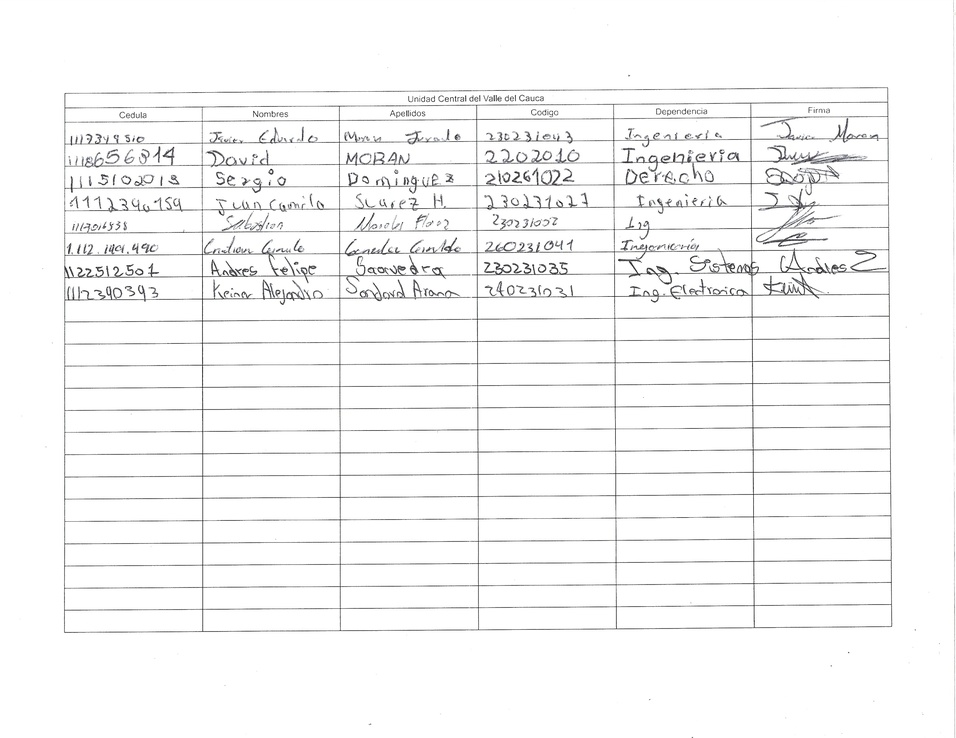
#> input picture MicroservicioPlanilla/testImages/2026-04-14_082294-1.jpg, 956 x 738 px, shrunk from 3296 x 2544 before the run
$ python -i column_detection.py   (imports and definitions only)
#> lines starting #> are read from the running program, lines starting #| are printed output that depends on the picture; after the words box and inside, x2 and y2 are one past the last pixel; in counts of white or black regions, pixels touching at a corner belong together
#> further down, picture is the input picture: shape (738, 956, 3); mean B, G, R 246.8, 246.7, 246.7
import re

import cv2
import numpy as np
import pytesseract


# [45 lines left out: function find_firma_position, not called in this run]


def detect_table_cells(img_bgr: np.ndarray) -> list[dict]:
    gray = cv2.cvtColor(img_bgr, cv2.COLOR_BGR2GRAY)
    img_h, img_w = gray.shape[:2]

    binary = cv2.adaptiveThreshold(
        gray, 255, cv2.ADAPTIVE_THRESH_MEAN_C, cv2.THRESH_BINARY_INV, 15, 10
    )
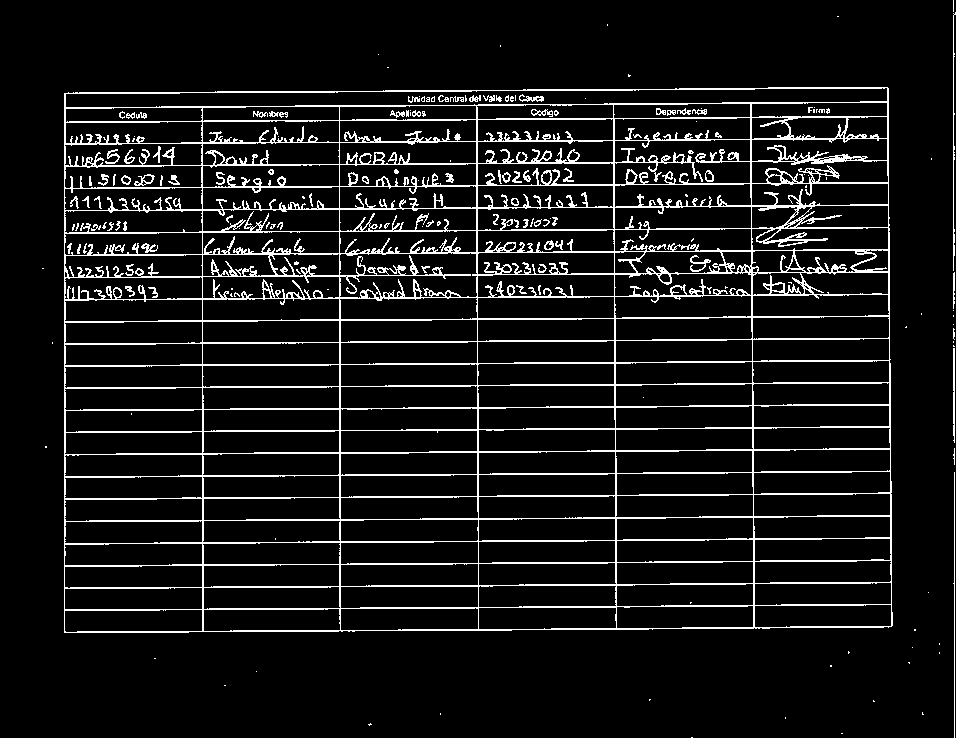
#> binary: shape (738, 956); 8.6% white in thin lines or dots

    h_len = max(int(img_w * 0.05), 30)
    h_kernel = cv2.getStructuringElement(cv2.MORPH_RECT, (h_len, 1))
    h_lines = cv2.morphologyEx(binary, cv2.MORPH_OPEN, h_kernel)
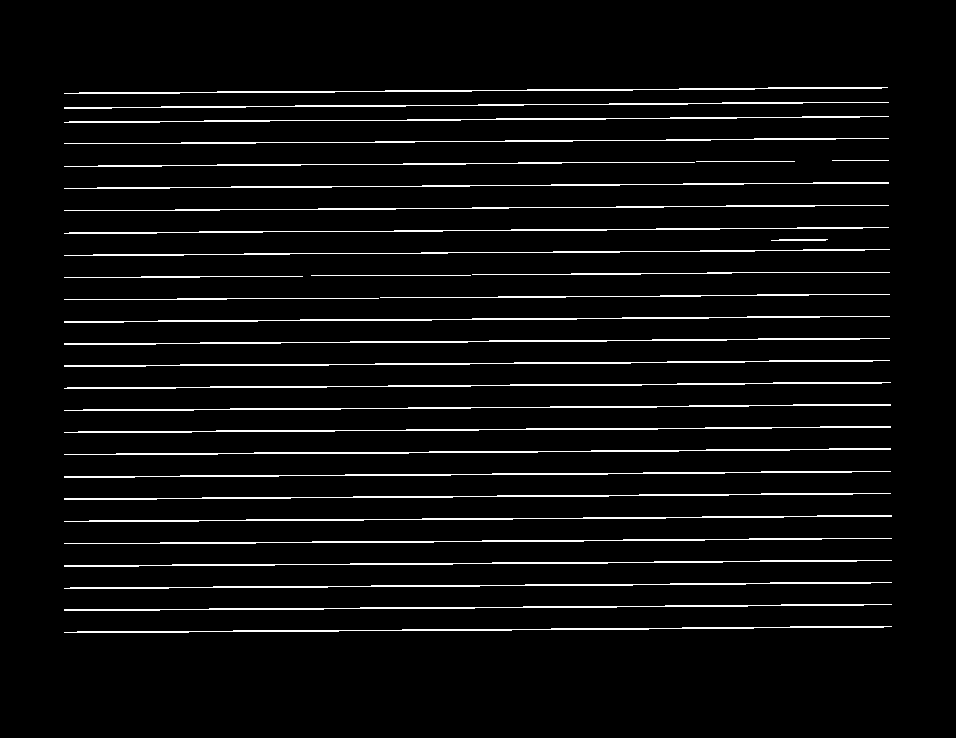
#> h_lines: shape (738, 956); 4.8% white in thin lines or dots, all inside (x1, y1, x2, y2) = (64, 87, 892, 633)

    v_len = max(int(img_h * 0.03), 20)
    v_kernel = cv2.getStructuringElement(cv2.MORPH_RECT, (1, v_len))
    v_lines = cv2.morphologyEx(binary, cv2.MORPH_OPEN, v_kernel)
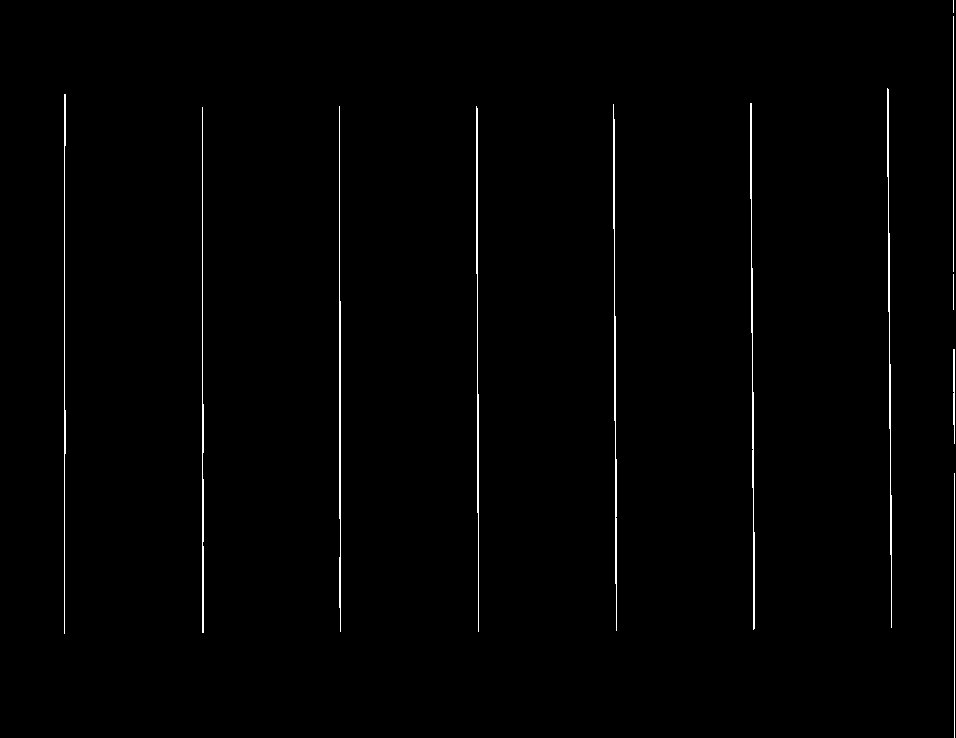
#> v_lines: shape (738, 956); 0.89% white in thin lines or dots

    grid = cv2.add(h_lines, v_lines)
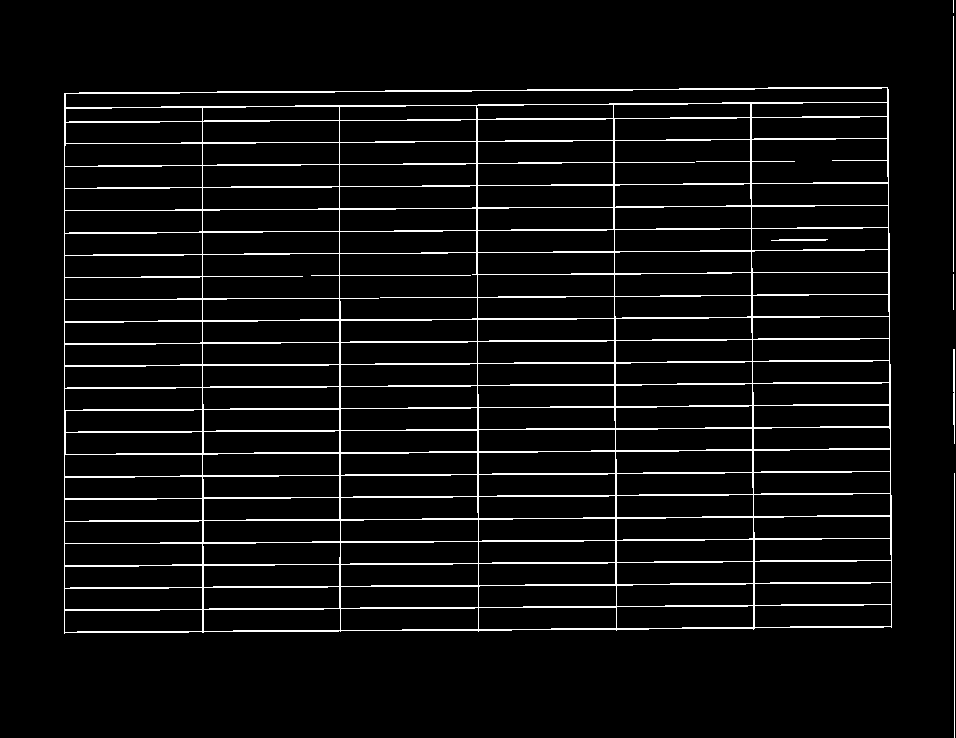
#> grid: shape (738, 956); 5.7% white in thin lines or dots
    close_k = cv2.getStructuringElement(cv2.MORPH_RECT, (3, 3))
    grid = cv2.dilate(grid, close_k, iterations=2)
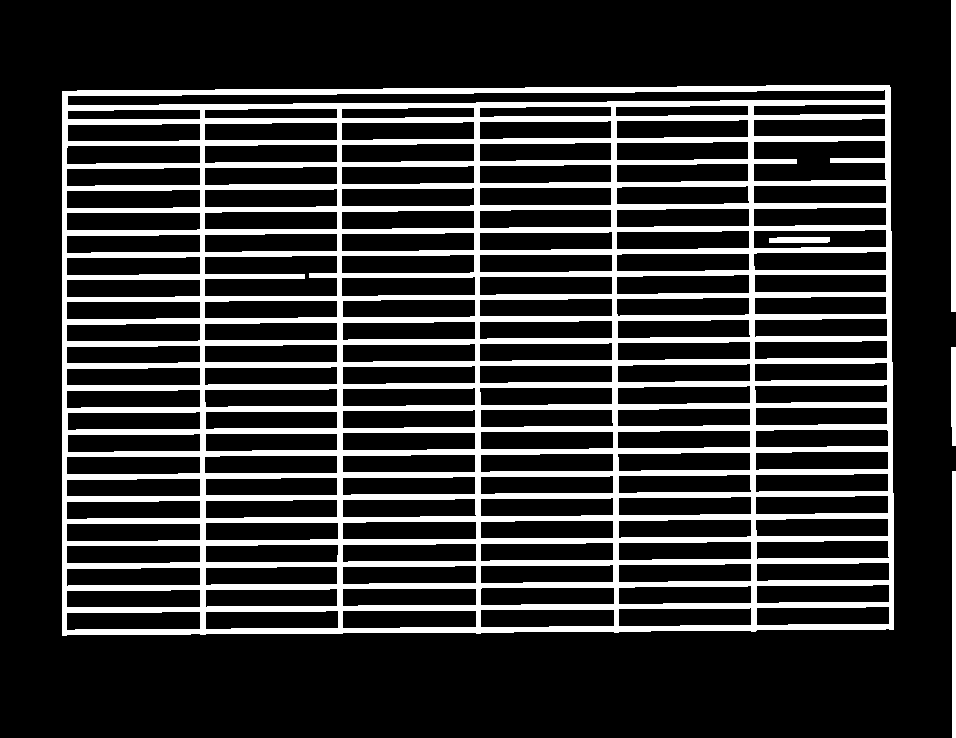
#> grid: shape (738, 956); 19.8% white; 5 white regions

    contours, _ = cv2.findContours(grid, cv2.RETR_TREE, cv2.CHAIN_APPROX_SIMPLE)
#> contours = 148 contours; largest, box (x1, y1, x2, y2) and area: (62, 85, 894, 636) 451131, (67, 89, 886, 106) 8050, (753, 140, 887, 182) 4858, (204, 255, 338, 297) 4850, (341, 276, 476, 297) 2449
    min_area = img_h * img_w * 0.0005
    max_area = img_h * img_w * 0.90

    cells = []
    for cnt in contours:
        area = cv2.contourArea(cnt)
        if area < min_area or area > max_area:
            continue
        x, y, w, h = cv2.boundingRect(cnt)
        if w < 20 or h < 15:
            continue
        cells.append({"x": x, "y": y, "w": w, "h": h})
#> this loop made 148 passes
#> (area, x, y, w, h) on passes 2 to 9: (373.5, 951, 347, 5, 99), (451131, 62, 85, 832, 551), (2323, 66, 611, 135, 20), (2333.5, 342, 610, 135, 19), (2297, 205, 610, 134, 20), (2344.5, 480, 609, 135, 19), (2322, 618, 607, 134, 20), (2314, 756, 606, 134, 20)
#> after the loop, cells = 138 items

    print(f"  Detectadas {len(cells)} celdas rectangulares")
#|   Detectadas 138 celdas rectangulares
    return cells


# [48 lines left out: functions find_colliding_cell, find_cell_bounds, not called in this run]

>>> import cv2
>>> picture = cv2.imread('../testImages/2026-04-14_082294-1.jpg')
>>> result = detect_table_cells(picture)
#> result = 138 items

$ run again, on MicroservicioPlanilla/testImages/2026-04-14_082294-2.jpg
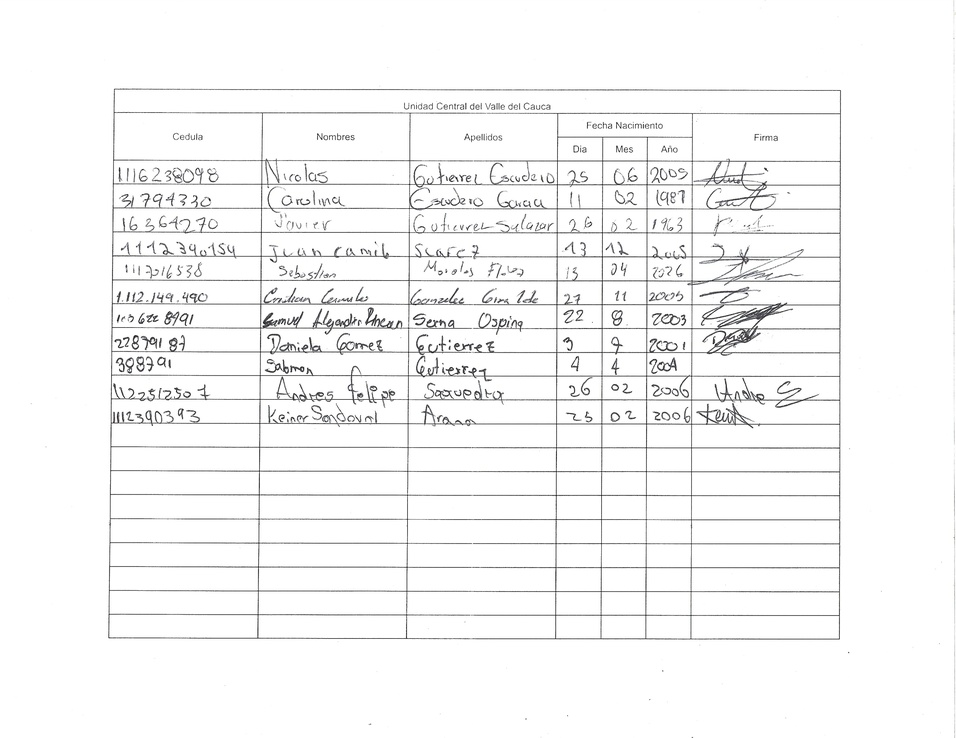
#> input picture MicroservicioPlanilla/testImages/2026-04-14_082294-2.jpg, 956 x 738 px, shrunk from 3296 x 2544 before the run
#> picture is the input picture: shape (738, 956, 3); mean B, G, R 246.2, 246.2, 246.2
#> in detect_table_cells, `binary = cv2.adaptiveThreshold( gray, 255, cv2.ADAPTIVE_THRESH_MEAN_C,..`:
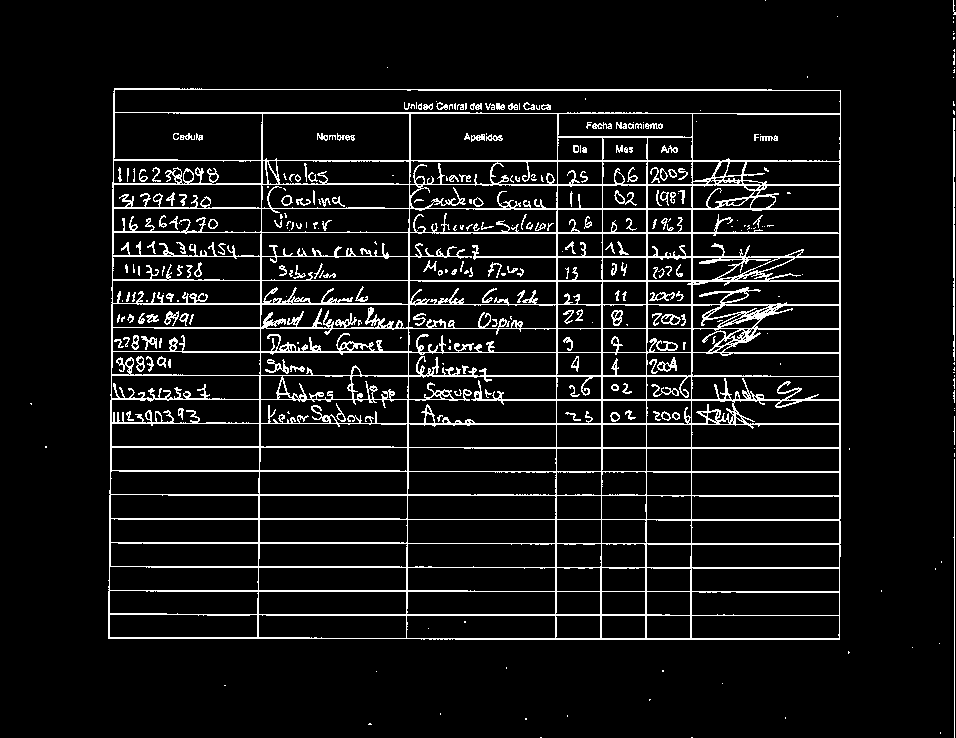
#> binary: shape (738, 956); 8% white in thin lines or dots
#> h_lines: shape (738, 956); 3.8% white in thin lines or dots, all inside (x1, y1, x2, y2) = (108, 88, 841, 640)
#> v_lines: shape (738, 956); 1.1% white in thin lines or dots, all inside (x1, y1, x2, y2) = (108, 0, 955, 738)
#> in detect_table_cells, `grid = cv2.dilate(grid, close_k, iterations=2)`:
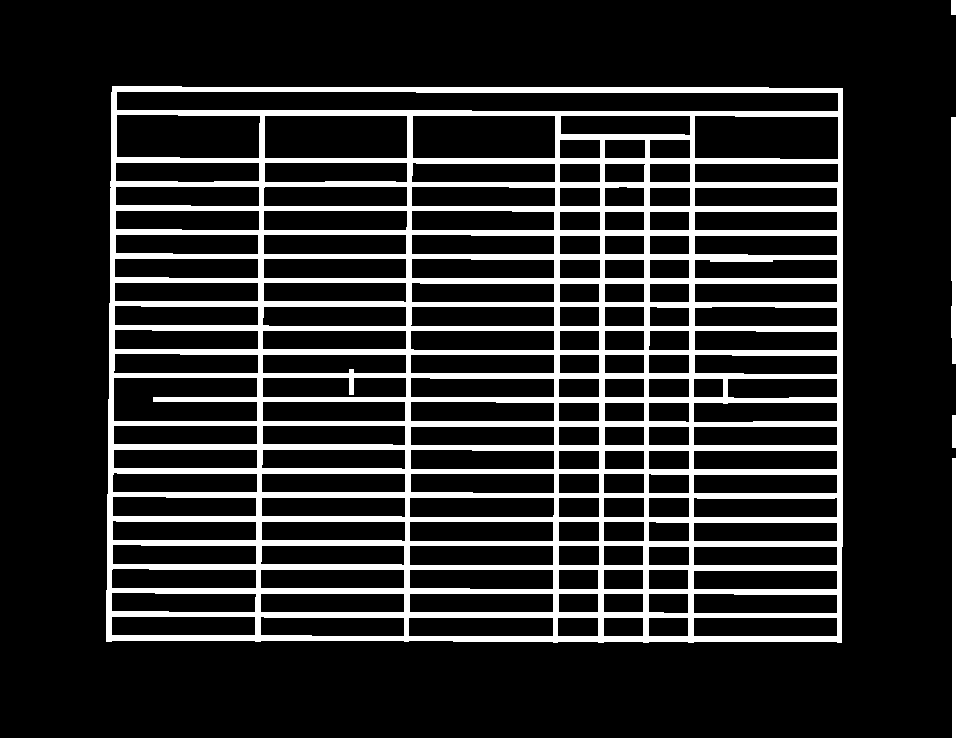
#> grid: shape (738, 956); 16.4% white; 5 white regions
#> contours = 154 contours; largest, box (x1, y1, x2, y2) and area: (106, 86, 843, 643) 405808, (116, 91, 839, 112) 13660, (116, 114, 261, 159) 6152, (412, 115, 556, 159) 6147, (264, 115, 408, 159) 6147
#> the loop in detect_table_cells, `for cnt in contours:` made 154 passes
#> (area, x, y, w, h) on passes 3 to 5: (933.5, 951, 117, 5, 247), (405808, 106, 86, 737, 557), (2734, 693, 617, 145, 20)
#> after the loop in detect_table_cells, `for cnt in contours:`: cells = 150 items
#|   Detectadas 150 celdas rectangulares

$ run again, on MicroservicioPlanilla/testImages/2026-04-14_082294-3.jpg
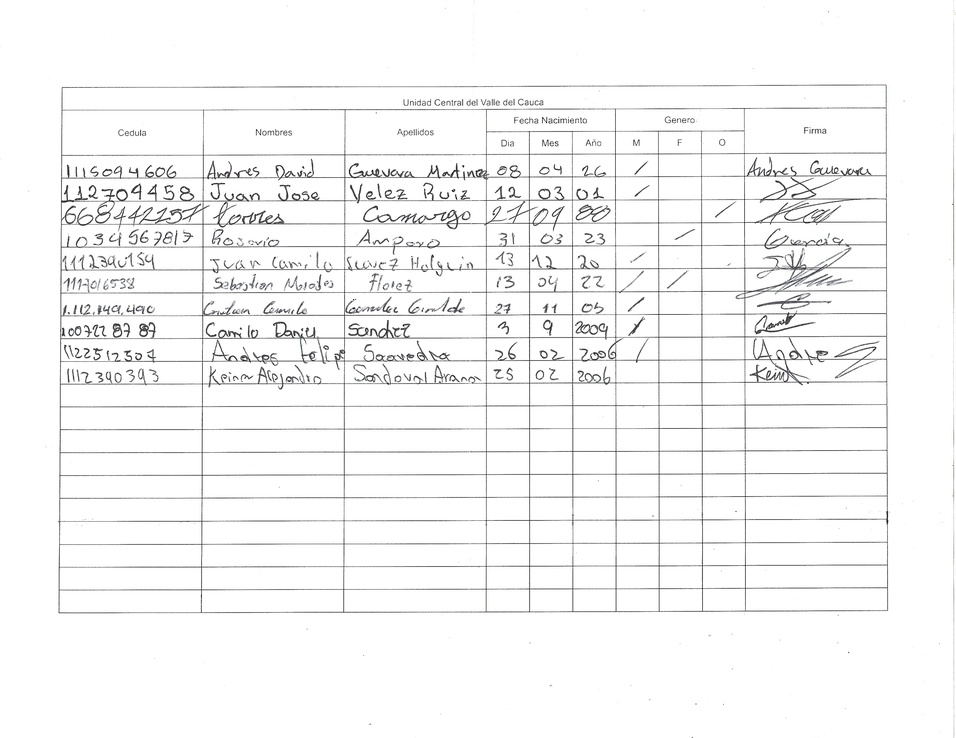
#> input picture MicroservicioPlanilla/testImages/2026-04-14_082294-3.jpg, 956 x 738 px, shrunk from 3296 x 2544 before the run
#> picture is the input picture: shape (738, 956, 3); mean B, G, R 245.9, 245.9, 245.9
#> in detect_table_cells, `binary = cv2.adaptiveThreshold( gray, 255, cv2.ADAPTIVE_THRESH_MEAN_C,..`:
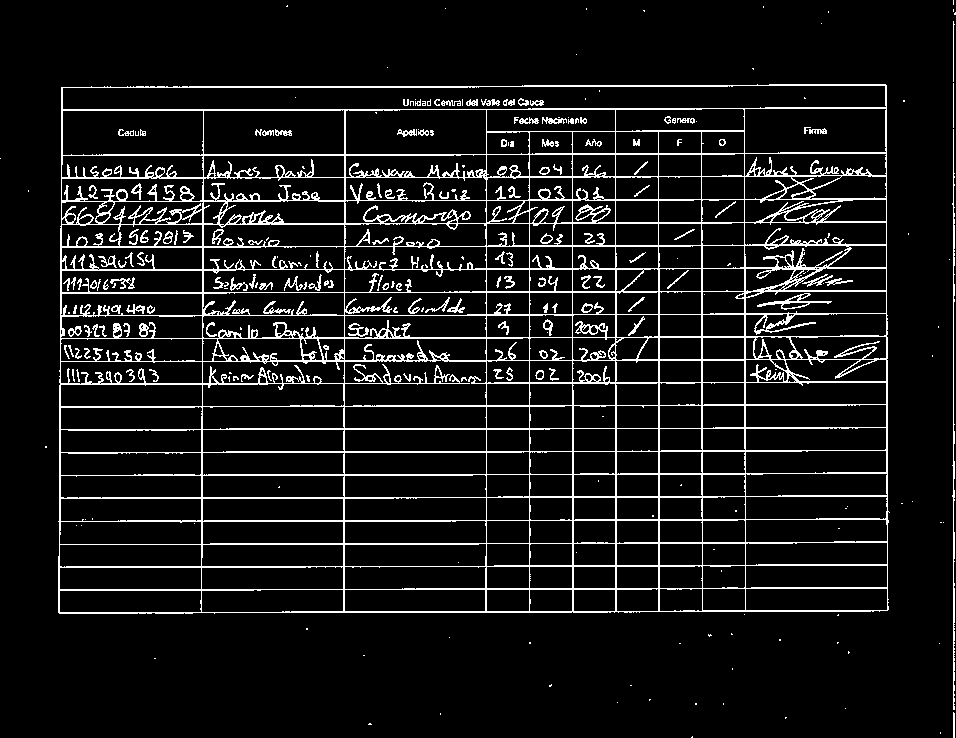
#> binary: shape (738, 956); 8.8% white in thin lines or dots
#> h_lines: shape (738, 956); 4.2% white in thin lines or dots, all inside (x1, y1, x2, y2) = (58, 84, 888, 614)
#> v_lines: shape (738, 956); 1.2% white in thin lines or dots
#> in detect_table_cells, `grid = cv2.dilate(grid, close_k, iterations=2)`:
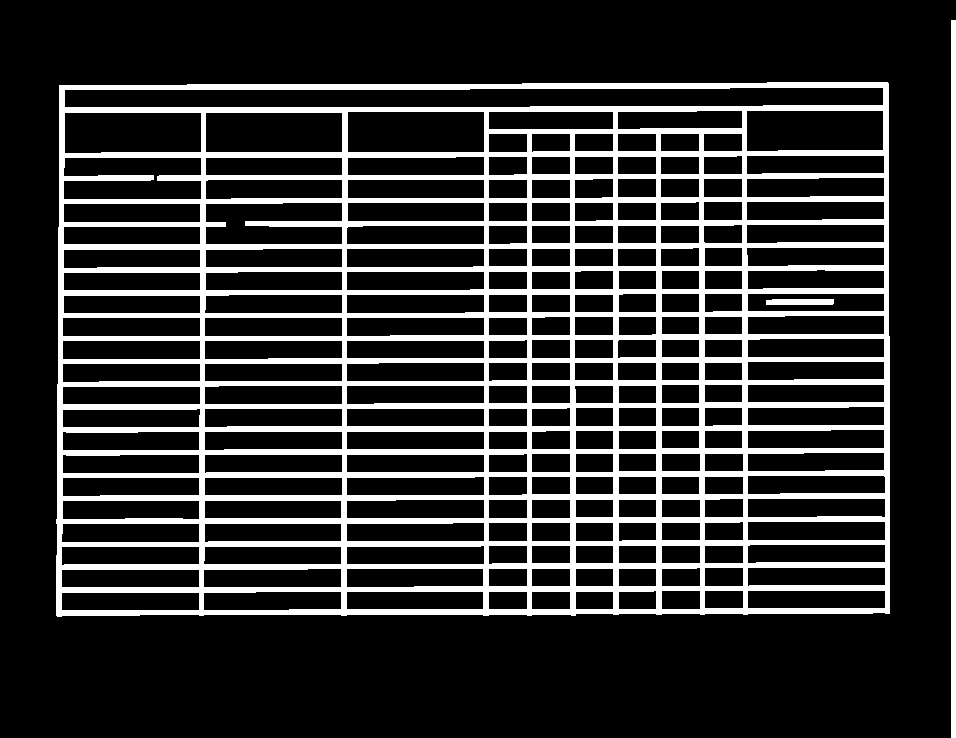
#> grid: shape (738, 956); 19% white; 3 white regions
#> contours = 214 contours; largest, box (x1, y1, x2, y2) and area: (56, 82, 890, 617) 440502, (64, 87, 884, 108) 14833, (347, 111, 485, 153) 5615, (64, 112, 202, 154) 5514, (746, 110, 884, 152) 5510
#> the loop in detect_table_cells, `for cnt in contours:` made 214 passes
#> (area, x, y, w, h) on passes 1 to 3: (440502.5, 56, 82, 834, 535), (2482, 61, 592, 139, 19), (682, 575, 591, 39, 19)
#> after the loop in detect_table_cells, `for cnt in contours:`: cells = 212 items
#|   Detectadas 212 celdas rectangulares
